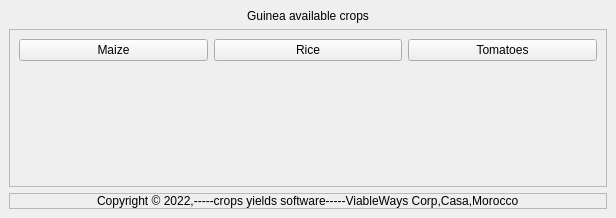
<?xml version="1.0" encoding="UTF-8"?>
<ui version="4.0">
 <class>MainWindow</class>
 <widget class="QMainWindow" name="MainWindow">
  <property name="geometry">
   <rect>
    <x>0</x>
    <y>0</y>
    <width>616</width>
    <height>218</height>
   </rect>
  </property>
  <property name="windowTitle">
   <string>CROP</string>
  </property>
  <widget class="QWidget" name="centralwidget">
   <layout class="QVBoxLayout" name="verticalLayout">
    <item alignment="Qt::AlignHCenter">
     <widget class="QLabel" name="label_2">
      <property name="text">
       <string>Guinea available crops</string>
      </property>
     </widget>
    </item>
    <item>
     <widget class="QFrame" name="frame">
      <property name="sizePolicy">
       <sizepolicy hsizetype="Preferred" vsizetype="Expanding">
        <horstretch>0</horstretch>
        <verstretch>0</verstretch>
       </sizepolicy>
      </property>
      <property name="frameShape">
       <enum>QFrame::StyledPanel</enum>
      </property>
      <property name="frameShadow">
       <enum>QFrame::Raised</enum>
      </property>
      <layout class="QHBoxLayout" name="horizontalLayout">
       <item>
        <layout class="QGridLayout" name="gridLayout">
         <item row="1" column="0" alignment="Qt::AlignHCenter">
          <widget class="QLabel" name="label_3">
           <property name="text">
            <string/>
           </property>
           <property name="pixmap">
            <pixmap resource="../ressource.qrc">:/image/images/010-corn-cob.png</pixmap>
           </property>
          </widget>
         </item>
         <item row="1" column="1" alignment="Qt::AlignHCenter">
          <widget class="QLabel" name="label_4">
           <property name="text">
            <string/>
           </property>
           <property name="pixmap">
            <pixmap resource="../ressource.qrc">:/image/images/rice.png</pixmap>
           </property>
          </widget>
         </item>
         <item row="1" column="2" alignment="Qt::AlignHCenter">
          <widget class="QLabel" name="label_5">
           <property name="text">
            <string/>
           </property>
           <property name="pixmap">
            <pixmap resource="../ressource.qrc">:/image/images/015-tomato.png</pixmap>
           </property>
          </widget>
         </item>
         <item row="0" column="0">
          <widget class="QPushButton" name="maize_btn">
           <property name="text">
            <string>Maize</string>
           </property>
          </widget>
         </item>
         <item row="0" column="1">
          <widget class="QPushButton" name="rice_btn">
           <property name="text">
            <string>Rice</string>
           </property>
          </widget>
         </item>
         <item row="0" column="2">
          <widget class="QPushButton" name="tomatoes_btn">
           <property name="text">
            <string>Tomatoes</string>
           </property>
          </widget>
         </item>
        </layout>
       </item>
      </layout>
     </widget>
    </item>
    <item>
     <widget class="QFrame" name="frame_3">
      <property name="styleSheet">
       <string notr="true">font: 9pt &quot;Ubuntu&quot;;</string>
      </property>
      <property name="frameShape">
       <enum>QFrame::StyledPanel</enum>
      </property>
      <property name="frameShadow">
       <enum>QFrame::Raised</enum>
      </property>
      <layout class="QHBoxLayout" name="horizontalLayout_2">
       <property name="spacing">
        <number>0</number>
       </property>
       <property name="leftMargin">
        <number>0</number>
       </property>
       <property name="topMargin">
        <number>0</number>
       </property>
       <property name="rightMargin">
        <number>0</number>
       </property>
       <property name="bottomMargin">
        <number>0</number>
       </property>
       <item alignment="Qt::AlignHCenter">
        <widget class="QLabel" name="label">
         <property name="text">
          <string>Copyright © 2022,-----crops yields software-----ViableWays Corp,Casa,Morocco</string>
         </property>
        </widget>
       </item>
      </layout>
     </widget>
    </item>
   </layout>
  </widget>
 </widget>
 <resources>
  <include location="../ressource.qrc"/>
 </resources>
 <connections/>
</ui>
